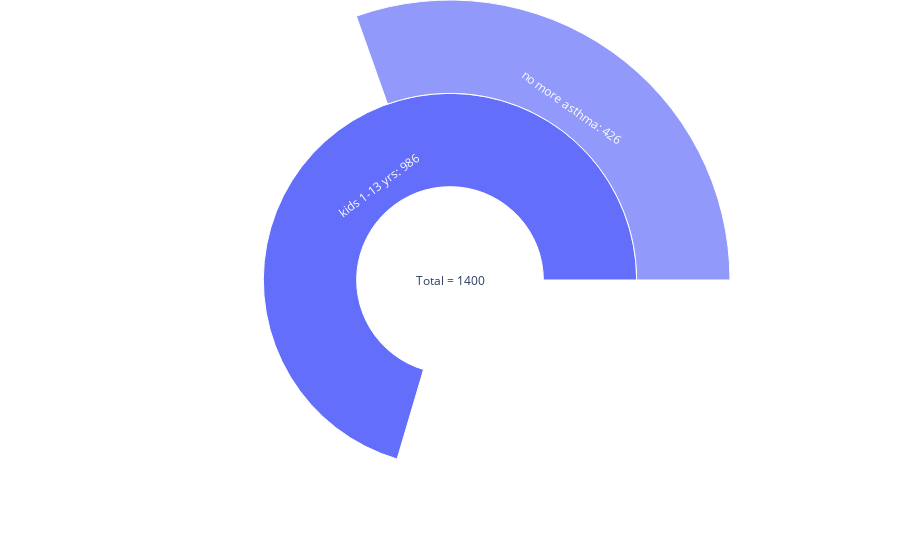

The cell this chart's notebook holds for it:
### Code cell
fig =go.Figure(go.Sunburst(
    labels=[ "Total = 1400", "kids 1-13 yrs: 986", "no more asthma: 426"],
    parents=["",    "Total = 1400",  "kids 1-13 yrs: 986" ],
    values=[  1400,    986,  426],
    branchvalues="total",
))
fig.update_layout(margin = dict(t=0, l=0, r=0, b=0))

fig.show()

### Figure 1 — Plotly figure (JSON) as saved in the notebook; plotly's stock layout.template omitted (floating-point values rounded to 4 significant figures)
{"data": [{"branchvalues": "total", "labels": ["Total = 1400", "kids 1-13 yrs: 986", "no more asthma: 426"], "parents": ["", "Total = 1400", "kids 1-13 yrs: 986"], "type": "sunburst", "values": [1400, 986, 426]}], "layout": {"margin": {"b": 0, "l": 0, "r": 0, "t": 0}}}
